Frame 1 (no input): blank canvas, image omitted
Frame 60 (no input): blank canvas, image omitted
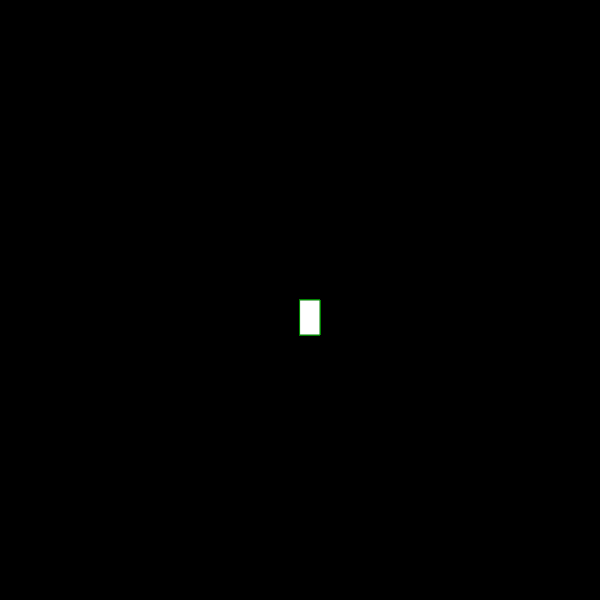
Frame 120 (the mouse pressed at the canvas centre since frame 60)

The p5.js sketch whose frames 1 and 60 were blank and that drew this single picture after the mouse press (run headless with seeded random() and noise() and a simulated clock; from frame 60 on, the mouse is pressed at the canvas centre):

// p5.js sketch
// ── sketch.js
function setup() {
  createCanvas(600, 600);
    background("black");
}

function draw() {
  stroke("green");
  fill("white");
  
    if(mouseIsPressed){
     rect(mouseX, mouseY, 20, 35);
    }
}
